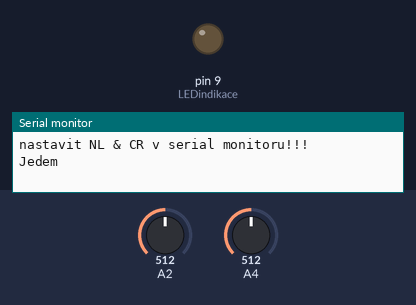
A sketch run on a simulated Arduino Uno, built with avr-gcc and run on an emulated ATmega328P. On the bench: output pins drawn as LEDs (lit = HIGH), the last lines printed to the serial monitor. Inputs (shaded band) come from the test bench; at power-on: A2 = 512, A4 = 512. The modem accepts every AT command (registered, SIM ready, sends succeed) and sends nothing else.

Above: at 0.1 s.
At 3.1 s:
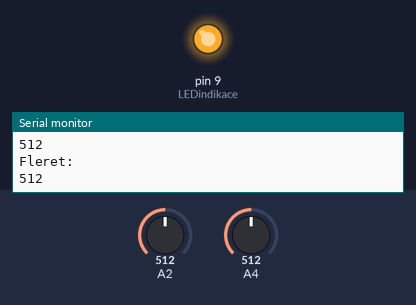
Timing chart, 0 to 4.6 s (numbered marks = the images above):
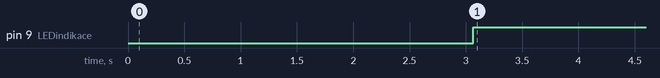

Measured:
- by itself, pin 9 (LEDindikace): LOW → HIGH at 3.1 s

The sketch:

zjistovani_hodnot_pro_indikaci_zasahu.ino
```cpp
#include <SoftwareSerial.h>

SoftwareSerial bluetooth(10, 11);  //TX, RX

int fleret, vesta, zasah;

int LEDindikace = 9;

void setup()
{
    Serial.begin(9600);

    // Start software serial komunikaci se spárovaným zařízením
    bluetooth.begin(9600);

    Serial.println("");
    Serial.println("nastavit NL & CR v serial monitoru!!!");
    Serial.println("Jedem");
    Serial.println("");

    bluetooth.println("AT");
    delay(500);
    bluetooth.println("AT+DEFAULT");
    delay(500);
    bluetooth.println("AT+ROLE0");
    delay(500);
    bluetooth.println("AT+IMME1");
    delay(500);
    bluetooth.println("AT+LADDR");
    delay(500);
    bluetooth.println("AT+NAME=SLAVE1");
    delay(500);

    pinMode(A2, INPUT);
    pinMode(A4, INPUT);

    pinMode(LEDindikace, OUTPUT);
    digitalWrite(LEDindikace, LOW);
}

void loop()
{
    digitalWrite(LEDindikace, HIGH);

    // čeká na příchozí komunikaci a pak ji napíše do sériového monitoru
    if ( bluetooth.available() )   {  Serial.write( bluetooth.read() );  }

    // čeká na vstup a posílá ho do spárovaného zařízení
    if ( Serial.available() )       {  bluetooth.write( Serial.read() );  }

    vesta = analogRead(A2);
    fleret = analogRead(A4);

    Serial.println("Vesta:");
    Serial.println(vesta);
    Serial.println("Fleret:");
    Serial.println(fleret);
    delay(1000);

    if (vesta>0 && fleret==0) {
      bluetooth.write(1);
    }

    if (vesta==0 && fleret==0) {
      bluetooth.write(2);
    }
}
```
